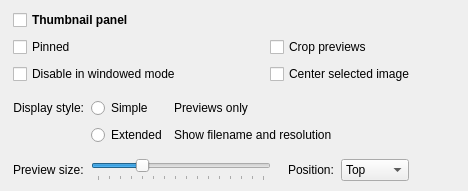
                <widget class="QWidget" name="thumbnailPanelGroup" native="true">
                 <property name="accessibleName">
                  <string notr="true">SGroup</string>
                 </property>
                 <layout class="QVBoxLayout" name="verticalLayout_14">
                  <property name="spacing">
                   <number>7</number>
                  </property>
                  <property name="leftMargin">
                   <number>13</number>
                  </property>
                  <property name="topMargin">
                   <number>10</number>
                  </property>
                  <property name="rightMargin">
                   <number>13</number>
                  </property>
                  <property name="bottomMargin">
                   <number>10</number>
                  </property>
                  <item>
                   <layout class="QHBoxLayout" name="horizontalLayout_6">
                    <property name="leftMargin">
                     <number>0</number>
                    </property>
                    <property name="topMargin">
                     <number>0</number>
                    </property>
                    <property name="rightMargin">
                     <number>0</number>
                    </property>
                    <item>
                     <widget class="QCheckBox" name="enablePanelCheckBox">
                      <property name="sizePolicy">
                       <sizepolicy hsizetype="Minimum" vsizetype="Minimum">
                        <horstretch>0</horstretch>
                        <verstretch>0</verstretch>
                       </sizepolicy>
                      </property>
                      <property name="minimumSize">
                       <size>
                        <width>0</width>
                        <height>0</height>
                       </size>
                      </property>
                      <property name="font">
                       <font>
                        <weight>75</weight>
                        <bold>true</bold>
                       </font>
                      </property>
                      <property name="toolTip">
                       <string/>
                      </property>
                      <property name="text">
                       <string>Thumbnail panel</string>
                      </property>
                     </widget>
                    </item>
                   </layout>
                  </item>
                  <item>
                   <widget class="QWidget" name="thumbnailPanelGroupContents" native="true">
                    <layout class="QVBoxLayout" name="verticalLayout_15">
                     <property name="spacing">
                      <number>7</number>
                     </property>
                     <property name="leftMargin">
                      <number>0</number>
                     </property>
                     <property name="topMargin">
                      <number>0</number>
                     </property>
                     <property name="rightMargin">
                      <number>0</number>
                     </property>
                     <property name="bottomMargin">
                      <number>0</number>
                     </property>
                     <item>
                      <layout class="QGridLayout" name="gridLayout_3">
                       <property name="leftMargin">
                        <number>0</number>
                       </property>
                       <property name="topMargin">
                        <number>0</number>
                       </property>
                       <property name="rightMargin">
                        <number>0</number>
                       </property>
                       <property name="bottomMargin">
                        <number>0</number>
                       </property>
                       <property name="verticalSpacing">
                        <number>7</number>
                       </property>
                       <item row="0" column="1">
                        <widget class="QCheckBox" name="squareThumbnailsCheckBox">
                         <property name="sizePolicy">
                          <sizepolicy hsizetype="Minimum" vsizetype="Minimum">
                           <horstretch>0</horstretch>
                           <verstretch>0</verstretch>
                          </sizepolicy>
                         </property>
                         <property name="minimumSize">
                          <size>
                           <width>0</width>
                           <height>0</height>
                          </size>
                         </property>
                         <property name="text">
                          <string>Crop previews</string>
                         </property>
                        </widget>
                       </item>
                       <item row="0" column="0">
                        <widget class="QCheckBox" name="pinPanelCheckBox">
                         <property name="minimumSize">
                          <size>
                           <width>250</width>
                           <height>0</height>
                          </size>
                         </property>
                         <property name="text">
                          <string>Pinned</string>
                         </property>
                        </widget>
                       </item>
                       <item row="1" column="0">
                        <widget class="QCheckBox" name="panelFullscreenOnlyCheckBox">
                         <property name="sizePolicy">
                          <sizepolicy hsizetype="Minimum" vsizetype="Minimum">
                           <horstretch>0</horstretch>
                           <verstretch>0</verstretch>
                          </sizepolicy>
                         </property>
                         <property name="minimumSize">
                          <size>
                           <width>0</width>
                           <height>0</height>
                          </size>
                         </property>
                         <property name="text">
                          <string>Disable in windowed mode</string>
                         </property>
                        </widget>
                       </item>
                       <item row="1" column="1">
                        <widget class="QCheckBox" name="panelCenterSelectionCheckBox">
                         <property name="text">
                          <string>Center selected image</string>
                         </property>
                        </widget>
                       </item>
                       <item row="0" column="2">
                        <spacer name="horizontalSpacer_8">
                         <property name="orientation">
                          <enum>Qt::Horizontal</enum>
                         </property>
                         <property name="sizeHint" stdset="0">
                          <size>
                           <width>40</width>
                           <height>20</height>
                          </size>
                         </property>
                        </spacer>
                       </item>
                      </layout>
                     </item>
                     <item>
                      <widget class="QWidget" name="widget_6" native="true">
                       <property name="sizePolicy">
                        <sizepolicy hsizetype="Expanding" vsizetype="Preferred">
                         <horstretch>0</horstretch>
                         <verstretch>0</verstretch>
                        </sizepolicy>
                       </property>
                       <property name="accessibleName">
                        <string notr="true">SLine</string>
                       </property>
                      </widget>
                     </item>
                     <item>
                      <layout class="QGridLayout" name="gridLayout_4">
                       <property name="leftMargin">
                        <number>0</number>
                       </property>
                       <property name="topMargin">
                        <number>0</number>
                       </property>
                       <property name="rightMargin">
                        <number>0</number>
                       </property>
                       <property name="bottomMargin">
                        <number>0</number>
                       </property>
                       <property name="verticalSpacing">
                        <number>7</number>
                       </property>
                       <item row="1" column="1">
                        <widget class="QRadioButton" name="thumbStyleExtended">
                         <property name="text">
                          <string>Extended</string>
                         </property>
                        </widget>
                       </item>
                       <item row="0" column="2">
                        <widget class="QLabel" name="label_8">
                         <property name="accessibleName">
                          <string notr="true">SNoteText</string>
                         </property>
                         <property name="text">
                          <string>Previews only</string>
                         </property>
                        </widget>
                       </item>
                       <item row="0" column="0">
                        <widget class="QLabel" name="label_18">
                         <property name="text">
                          <string>Display style:</string>
                         </property>
                         <property name="alignment">
                          <set>Qt::AlignRight|Qt::AlignTrailing|Qt::AlignVCenter</set>
                         </property>
                        </widget>
                       </item>
                       <item row="1" column="2">
                        <widget class="QLabel" name="label_25">
                         <property name="accessibleName">
                          <string notr="true">SNoteText</string>
                         </property>
                         <property name="text">
                          <string>Show filename and resolution</string>
                         </property>
                        </widget>
                       </item>
                       <item row="0" column="3">
                        <spacer name="horizontalSpacer_26">
                         <property name="orientation">
                          <enum>Qt::Horizontal</enum>
                         </property>
                         <property name="sizeHint" stdset="0">
                          <size>
                           <width>40</width>
                           <height>10</height>
                          </size>
                         </property>
                        </spacer>
                       </item>
                       <item row="0" column="1">
                        <widget class="QRadioButton" name="thumbStyleSimple">
                         <property name="text">
                          <string>Simple</string>
                         </property>
                        </widget>
                       </item>
                      </layout>
                     </item>
                     <item>
                      <widget class="QWidget" name="widget_2" native="true">
                       <property name="accessibleName">
                        <string notr="true">SLine</string>
                       </property>
                      </widget>
                     </item>
                     <item>
                      <layout class="QHBoxLayout" name="horizontalLayout_24">
                       <property name="leftMargin">
                        <number>0</number>
                       </property>
                       <property name="topMargin">
                        <number>0</number>
                       </property>
                       <item>
                        <widget class="QLabel" name="label_4">
                         <property name="text">
                          <string>Preview size:</string>
                         </property>
                        </widget>
                       </item>
                       <item>
                        <widget class="QSlider" name="panelSizeSlider">
                         <property name="sizePolicy">
                          <sizepolicy hsizetype="Fixed" vsizetype="Preferred">
                           <horstretch>0</horstretch>
                           <verstretch>0</verstretch>
                          </sizepolicy>
                         </property>
                         <property name="minimumSize">
                          <size>
                           <width>180</width>
                           <height>0</height>
                          </size>
                         </property>
                         <property name="minimum">
                          <number>10</number>
                         </property>
                         <property name="maximum">
                          <number>25</number>
                         </property>
                         <property name="singleStep">
                          <number>1</number>
                         </property>
                         <property name="pageStep">
                          <number>5</number>
                         </property>
                         <property name="value">
                          <number>14</number>
                         </property>
                         <property name="orientation">
                          <enum>Qt::Horizontal</enum>
                         </property>
                         <property name="tickPosition">
                          <enum>QSlider::TicksBelow</enum>
                         </property>
                         <property name="tickInterval">
                          <number>1</number>
                         </property>
                        </widget>
                       </item>
                       <item>
                        <spacer name="horizontalSpacer_11">
                         <property name="orientation">
                          <enum>Qt::Horizontal</enum>
                         </property>
                         <property name="sizeType">
                          <enum>QSizePolicy::Fixed</enum>
                         </property>
                         <property name="sizeHint" stdset="0">
                          <size>
                           <width>10</width>
                           <height>10</height>
                          </size>
                         </property>
                        </spacer>
                       </item>
                       <item>
                        <widget class="QLabel" name="panelPositionLabel">
                         <property name="sizePolicy">
                          <sizepolicy hsizetype="Minimum" vsizetype="Minimum">
                           <horstretch>0</horstretch>
                           <verstretch>0</verstretch>
                          </sizepolicy>
                         </property>
                         <property name="minimumSize">
                          <size>
                           <width>0</width>
                           <height>0</height>
                          </size>
                         </property>
                         <property name="text">
                          <string>Position:</string>
                         </property>
                        </widget>
                       </item>
                       <item>
                        <widget class="QComboBox" name="panelPositionComboBox">
                         <item>
                          <property name="text">
                           <string>Top</string>
                          </property>
                         </item>
                         <item>
                          <property name="text">
                           <string>Bottom</string>
                          </property>
                         </item>
                         <item>
                          <property name="text">
                           <string>Left</string>
                          </property>
                         </item>
                         <item>
                          <property name="text">
                           <string>Right</string>
                          </property>
                         </item>
                        </widget>
                       </item>
                       <item>
                        <spacer name="horizontalSpacer_24">
                         <property name="orientation">
                          <enum>Qt::Horizontal</enum>
                         </property>
                         <property name="sizeHint" stdset="0">
                          <size>
                           <width>40</width>
                           <height>20</height>
                          </size>
                         </property>
                        </spacer>
                       </item>
                      </layout>
                     </item>
                    </layout>
                   </widget>
                  </item>
                 </layout>
                </widget>
